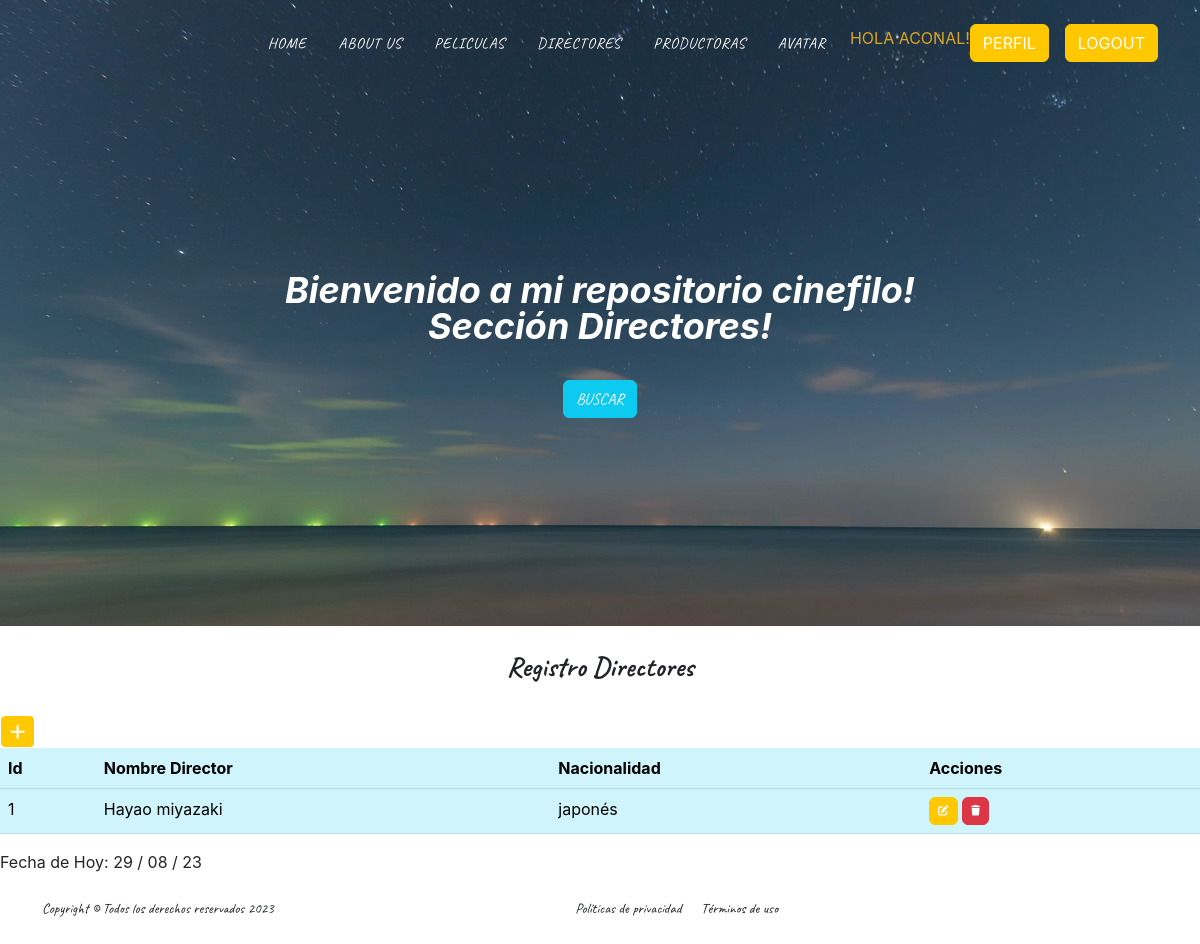
The page /director/ (signed in) on the database its author committed.
### app/models.py (models this page shows, shortened)
class cdirector(models.Model):
    nombre = models.CharField(max_length=50)
    nacionalidad = models.CharField(max_length=50)
    class Meta:
        verbose_name ="director"
        verbose_name_plural = "Directores"
        ordering = ['nombre']

### app/views.py (the view)
# urls.py: path('director/', directorList.as_view(), name="director" ),
class directorList(LoginRequiredMixin, ListView):
    model = cdirector

### app/templates/app/cdirector_list.html
{% extends 'app/base.html' %}
 {% load static  %}
 {% block titulo %}
    Sección Directores!
 {% endblock titulo %}
 {% block contenido %}
 <br>
    <center><h3>Registro Directores</h3></center>
 <br>
      <table>
         <tr>
             <td>
                 <a
                 href="{% url 'create_director'  %}"
                 class="btn btn-primary btn-sm"
                 ><i class="fa fa-plus fa-lg" title="New Record"> </i>
                 </a>
             </td>
         </tr>
     </table>
      <table class="table table-info">
         <thead>
            <tr>
               <th>Id</th>
               <th>Nombre Director</th>
               <th>Nacionalidad</th>
               <th>Acciones</th>
            </tr>
         </thead>
         <tbody>
               {% for elemento in cdirector_list  %}
                  <tr>
                     <td>{{elemento.id}}</td>
                     <td>{{elemento.nombre}}</td>
                     <td>{{elemento.nacionalidad}}</td>
                     <td>
                        <a
                           href="{% url 'update_director' elemento.id %}"
                           class="btn btn-primary"
                           style="--bs-btn-padding-y: .25rem; --bs-btn-padding-x: .5rem; --bs-btn-font-size: .75rem;"
                           ><i class="fa fa-edit fa-sm" title="Edit Record"></i>
                        </a>
                        <a
                           href="{% url 'delete_director' elemento.id %}"
                           class="btn btn-danger"
                           style="--bs-btn-padding-y: .25rem; --bs-btn-padding-x: .5rem; --bs-btn-font-size: .75rem;"
                           ><i class="fa fa-trash fa-sm" title="Delete Record"></i>
                       </a>
                     </td>
                  </tr>
               {% endfor %}
         </tbody>
      </table>
  {{ titulo | capfirst }}  Fecha de Hoy: {% now "d / m / y"    %}
 {% endblock contenido %}

### app/templates/app/base.html (shortened to what this page needs)
<!DOCTYPE html>
<html lang="en">
    <head>
        {% load static %}
        <link href="{% static 'app/css/styles.css'  %}" rel="stylesheet" />
        <link rel="stylesheet" href="https://cdnjs.cloudflare.com/ajax/libs/font-awesome/6.4.0/css/all.min.css">
    </head>
    <body id="page-top">
        <nav class="navbar navbar-expand-lg navbar-dark fixed-top" id="mainNav">
            <div class="container">
                <div class="collapse navbar-collapse" id="navbarResponsive">
                    <ul class="navbar-nav text-uppercase ms-auto py-4 py-lg-0">
                        <li class="nav-item"><a class="nav-link" href="{% url 'home' %}">Home</a></li>
                        <li class="nav-item"><a class="nav-link" href="{% url 'about' %}">About us</a></li>
                        {%  if user.is_authenticated %}
                            <li class="nav-item"><a class="nav-link" href="{% url 'pelicula' %}">Peliculas</a></li>
                            <li class="nav-item"><a class="nav-link" href="{% url 'director' %}">Directores</a></li>
                            <li class="nav-item"><a class="nav-link" href="{% url 'productoras' %}">Productoras</a></li>
                            <li class="nav-item"><a class="nav-link" href="{% url 'agregar_avatar' %}">Avatar</a></li>
                            <p style="color:goldenrod">Hola {{user.username}}!</p>
                            <li class="nav-item"><a class="btn btn-primary" href="{% url 'edita_perfil' %}">Perfil</a></li>
                            <li class="nav-item"><a class="btn btn-primary" href="{% url 'logout' %}">Logout</a></li>
                        {% else %}
                            <li class="nav-item"><a class="btn btn-info" href="{% url 'registrar' %}">Sign Up</a></li>
                            <li class="nav-item"><a class="btn btn-info" href="{% url 'login' %}">Login</a></li>
                        {%  endif  %}
                    </ul>
               </div>
           </div>
        </nav>
             <header class="masthead">
                <div class="container">
                    <h2>
                         <div class="masthead-subheading">Bienvenido a mi repositorio cinefilo! <br>
                            {% block titulo %}
                            {% endblock titulo %}
                         </div>
                            <a class="btn btn-info text-uppercase" href="{% url 'buscar' %}">Buscar</a>
                   </h2>
                </div>
        </header>
        {% block contenido %}
        {% endblock contenido %}
        {% block piepagina %}
                <footer class="footer py-4">
                    <div class="container">
                        <div class="row align-items-center">
                            <div class="col-lg-4 text-lg-start">Copyright &copy; Todos los derechos reservados 2023</div>
                            <div class="col-lg-4 text-lg-end">
                                <a class="link-dark text-decoration-none me-3" href="#!">Políticas de privacidad</a>
                                <a class="link-dark text-decoration-none" href="#!">Términos de uso</a>
                            </div>
                        </div>
                    </div>
                </footer>
        {% endblock piepagina %}
    </body>
</html>

### rows shown on the page
cdirector: id "1", nombre "Hayao miyazaki", nacionalidad "japonés"

### other values the page prints
{{ user.username }} "ACONAL"
